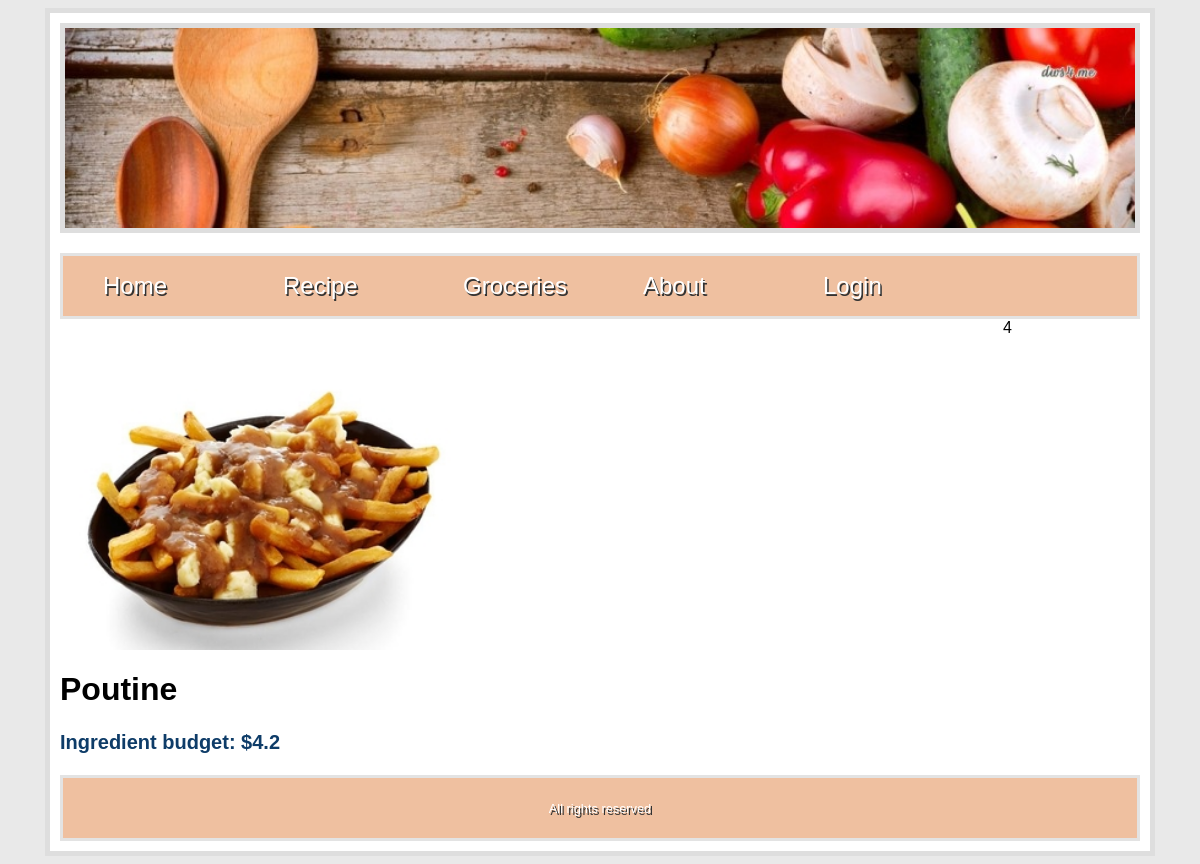
Screenshot of /details.php?id=4 with the database file from the repository.
### tables this page shows
CREATE TABLE IF NOT EXISTS `recipe` (
  `id` int(11) NOT NULL AUTO_INCREMENT,
  `name` varchar(255) DEFAULT NULL,
  `type` varchar(255) DEFAULT NULL,
  `price` double DEFAULT NULL,
  `country` varchar(255) DEFAULT NULL,
  `image` varchar(255) DEFAULT NULL,
  `review` text,
  `ingredient` varchar(255) DEFAULT NULL,
  `instruction` varchar(255) DEFAULT NULL,
  PRIMARY KEY (`id`)
);

### details.php (the view, shortened to what this page needs)
 <?php
$dbconnect = mysqli_connect("localhost", "root", "", "recipedb");
if(isset($_GET['id'])){
    include ("header.php");
}
echo $_GET['id'];
$details_sql="SELECT * FROM recipe WHERE id=".$_GET['id'];
if($details_query=mysqli_query($dbconnect,$details_sql)){
$details_rs=mysqli_fetch_assoc($details_query);
    ?>
<p><img src="<?php echo $details_rs['image'] ;?>"  height="300" width="400"/></p>
<h1><?php echo $details_rs['name']; ?></h1>
<p style="font-size:1.25em;color:#0e3c68;font-weight:bold;">Ingredient budget: $<?php echo $details_rs['price'];?></p>
<?php
}
include("footer.php");
?>

### Styles/Stylesheet.css (style rules this page uses)
body { font-family: lucida grande ,tahoma,verdana,arial,sans-serif; background-color: #e9e9e9; }
body p { font-size: 0.8em; line-height: 1.28; }
p { font-family: arial; font-size: 70px; }

### rows the page displays
recipe: image (picture), name "Poutine", price "4.2"

### other values shown
$_GET['id'] "4"
